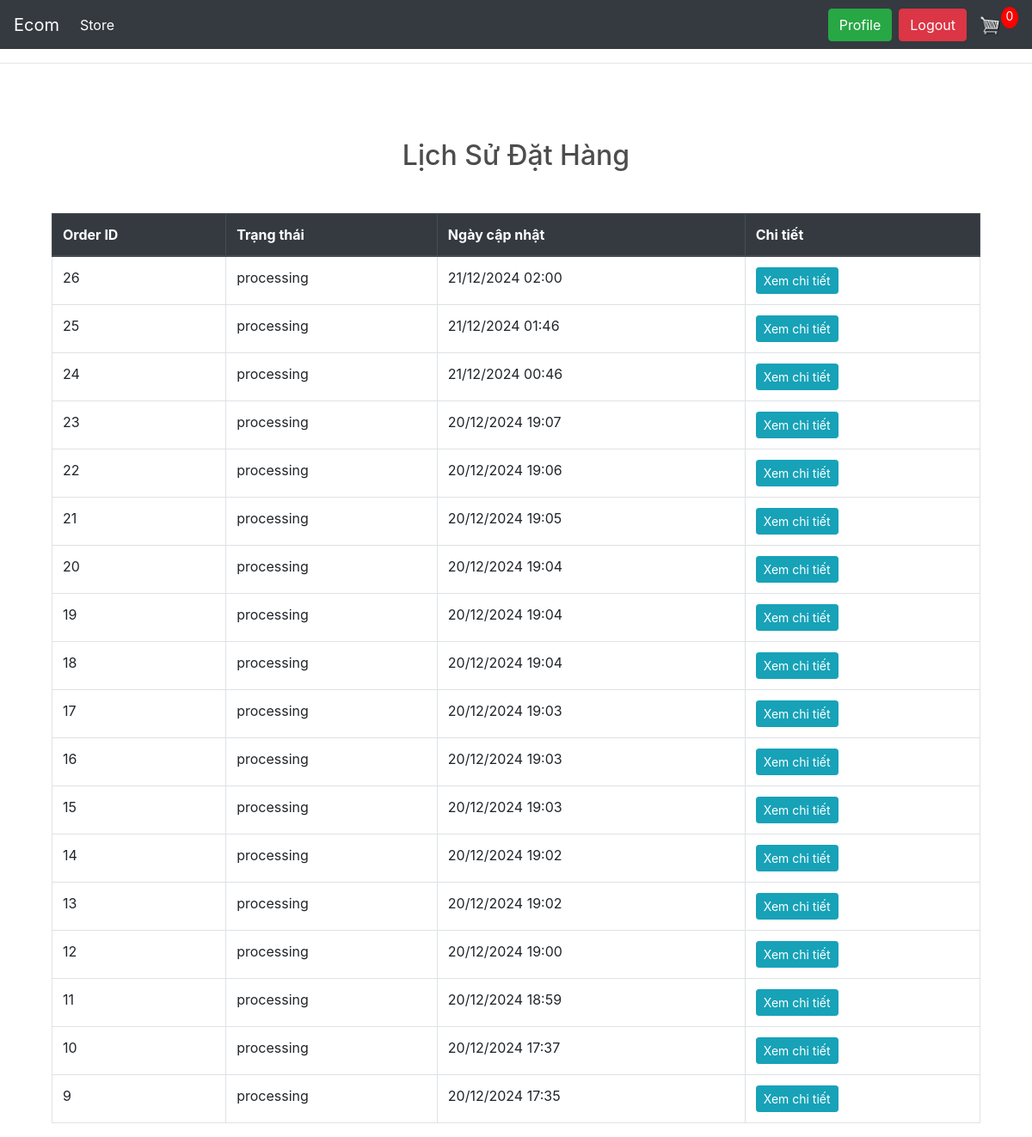
Page /orders/order-history/ (signed in) on the earlier database version.
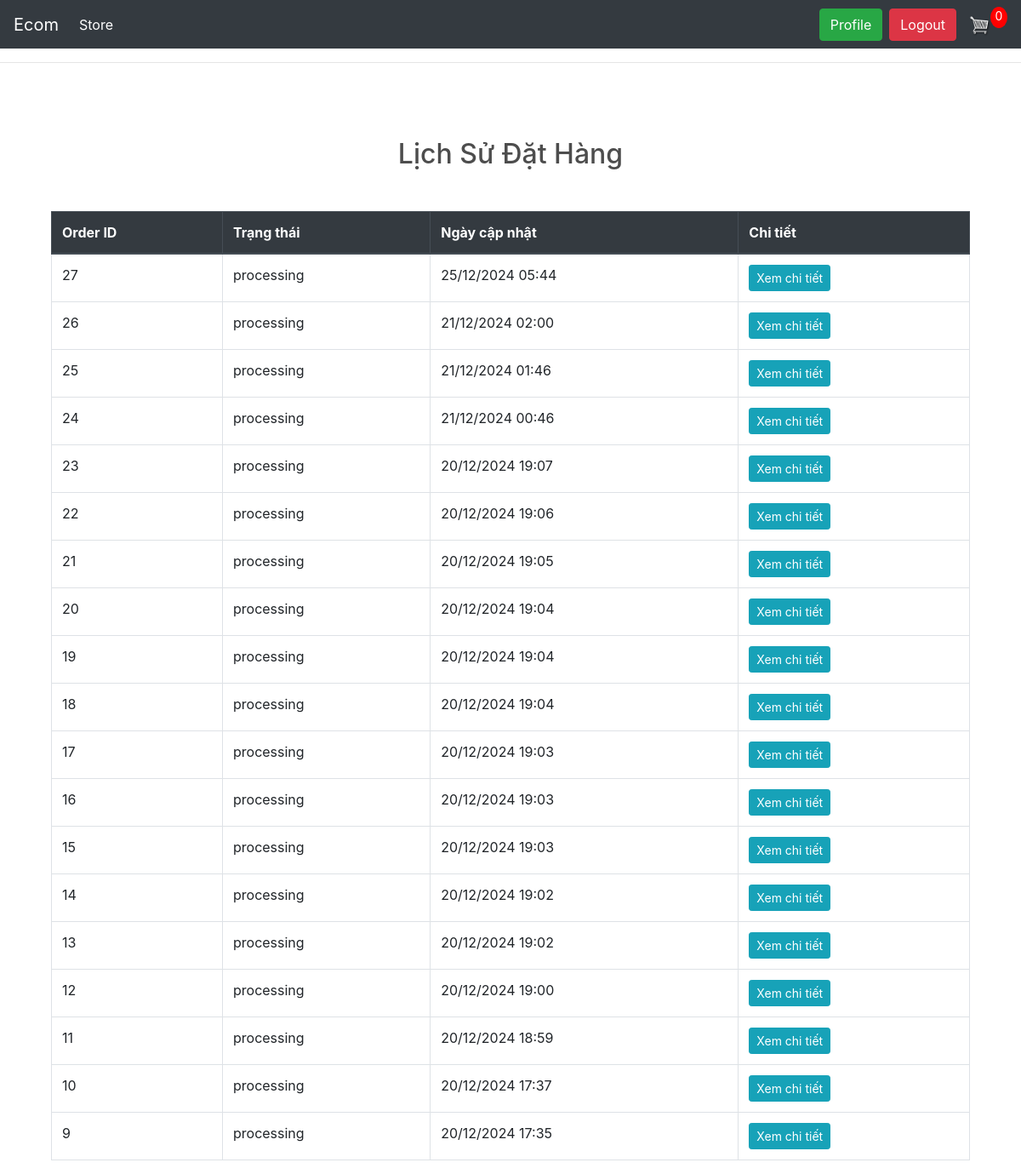
Same page on the later database version.
### orders/models.py (models this page shows, shortened)
class OrderHistory(models.Model):
    user = models.ForeignKey(settings.AUTH_USER_MODEL, on_delete=models.CASCADE)
    order = models.ForeignKey(Order, on_delete=models.CASCADE)
    status = models.CharField(max_length=20, choices=Order.STATUS_CHOICES)
    updated_at = models.DateTimeField(default=timezone.now)

class Order(models.Model):
    STATUS_CHOICES = [
        ('in_progress', 'In Progress'),
        ('completed', 'Completed'),
    ]
    user = models.ForeignKey(settings.AUTH_USER_MODEL, on_delete=models.CASCADE)
    cart = models.OneToOneField('cart.Cart', on_delete=models.CASCADE)
    coupon = models.ForeignKey(Coupon, on_delete=models.SET_NULL, blank=True, null=True)
    status = models.CharField(max_length=20, choices=STATUS_CHOICES, default='in_progress')
    ordered_date = models.DateTimeField(default=timezone.now)

### orders/views.py (the view)
# urls.py: path('order-history/', views.order_history, name='order-history'),
@login_required(login_url='login')
def order_history(request):
    history = OrderHistory.objects.filter(user=request.user).order_by('-updated_at')
    return render(request, 'order_history.html', {'history': history})

### templates/order_history.html (shortened to what this page needs)
{% extends "base.html" %}
{% block content %}
<div class="container">
    <h2 class="my-5 text-center">Lịch Sử Đặt Hàng</h2>
    {% if history %}
    <div class="table-responsive">
        <table class="table table-bordered">
            <thead class="thead-dark">
                <tr>
                    <th>Order ID</th>
                    <th>Trạng thái</th>
                    <th>Ngày cập nhật</th>
                    <th>Chi tiết</th>
                </tr>
            </thead>
            <tbody>
                {% for entry in history %}
                <tr>
                    <td>{{ entry.order.id }}</td>
                    <td>{{ entry.get_status_display }}</td>
                    <td>{{ entry.updated_at|date:"d/m/Y H:i" }}</td>
                    <td>
                        <a href="{% url 'order_detail' entry.order.id %}" class="btn btn-info btn-sm">Xem chi tiết</a>
                    </td>
                </tr>
                {% endfor %}
            </tbody>
        </table>
    </div>
    {% else %}
    <div class="text-center">
        <p class="text-muted">Hiện chưa có lịch sử đặt hàng.</p>
        <a href="{% url 'products' %}" class="btn btn-primary">Mua hàng ngay</a>
    </div>
    {% endif %}
</div>
{% endblock %}

Differences in the rows shown:
added OrderHistory: order.id "27", status "processing", updated_at "25/12/2024 05:44"
